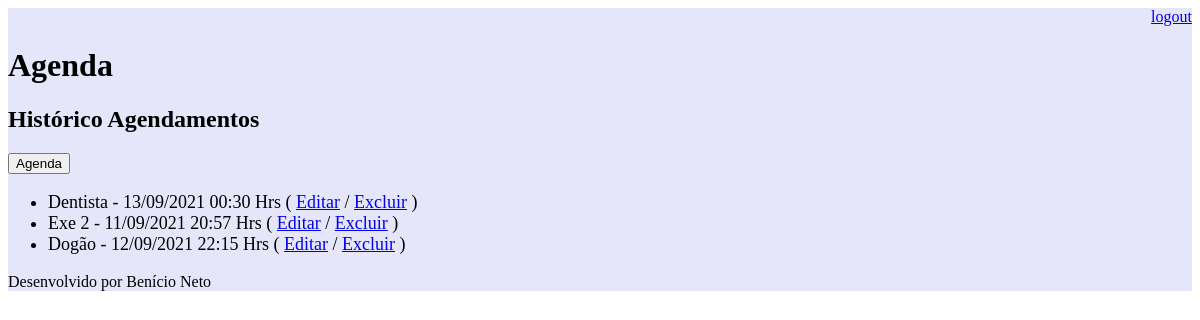
The app's page /historico-agenda/ (signed in), older data.
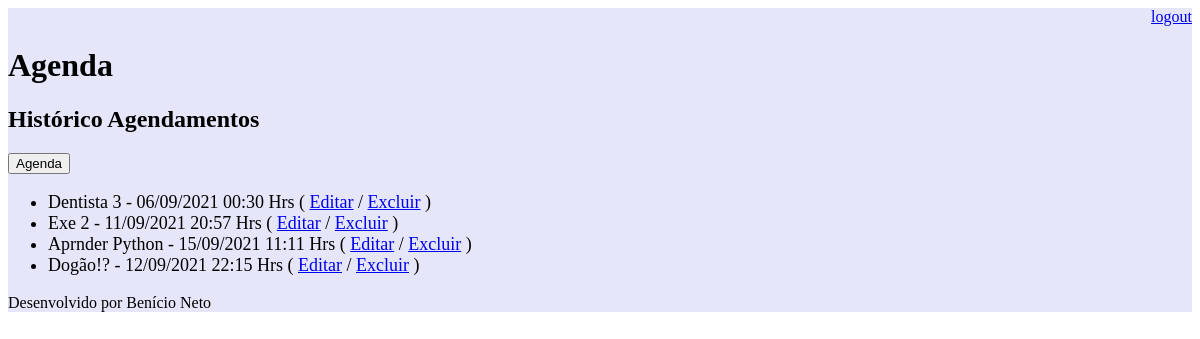
The same page, newer data.
### core/models.py (models this page shows, shortened)
class Evento(models.Model):
    titulo = models.CharField(max_length=100)
    descricao = models.TextField(blank=True, null=True)
    data_evento = models.DateTimeField(verbose_name='Data do Evento')
    data_criacao = models.DateTimeField(auto_now=True, verbose_name='Data da Criação')
    local = models.TextField(blank=True, null=True)
    usuario = models.ForeignKey(User, on_delete=models.CASCADE)
    class Meta:
        db_table = 'evento'
    def get_data_evento(self):
        return self.data_evento.strftime('%d/%m/%Y %H:%M Hrs')

### core/views.py (the view)
# urls.py: path('historico-agenda/', views.historico_evento),
@login_required(login_url='/login/')
def historico_evento(request):
    usuario = request.user
    data_atual = datetime.now() - timedelta(hours=1)
    evento = Evento.objects.filter(usuario=usuario,
                                   data_evento__lt=data_atual)
    dados = {'eventos': evento}
    return render(request, 'historico-agenda.html', dados)

### templates/historico-agenda.html
{% extends "model-page.html" %}
{% block content %}
    <h2>Histórico Agendamentos</h2>
    <a href="/">
        <button type="button">Agenda</button>
    </a>
    <ul style="font-size: 18px">
    {% for evento in eventos %}
        <li>
            {{evento.titulo}} - {{evento.get_data_evento}}
            ( <a href="evento/?id={{ evento.id }}">Editar</a>
            / <a href="evento/delete/{{ evento.id }}">Excluir</a> )
        </li>
    {% endfor %}
    </ul>
{% endblock %}

### templates/model-page.html
<!DOCTYPE html>
<html lang="en">
<div style="background-color:lavender">
<head>
    {% include "model-header.html" %}
</head>
<body>
    {% block content %} {% endblock %}
    {% include "model-footer.html" %}
</body>
</div>
</html>

### templates/model-header.html (shortened to what this page needs)
<div align="right">
    <a href="/logout">logout</a>
</div>
<h1>Agenda</h1>

### templates/model-footer.html
<p>Desenvolvido por Benício Neto</p>

Row changes from the older to the newer data that the page shows:
removed Evento: titulo "Dogão", get_data_evento "12/09/2021 22:15 Hrs"
changed Evento: titulo "Dentista" → "Dentista 3"; get_data_evento "13/09/2021 00:30 Hrs" → "06/09/2021 00:30 Hrs"
added Evento: titulo "Aprnder Python", get_data_evento "15/09/2021 11:11 Hrs"
added Evento: titulo "Dogão!?", get_data_evento "12/09/2021 22:15 Hrs"
